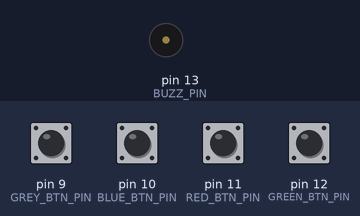
This sketch was run on a simulated Arduino Uno, built with avr-gcc and run on an emulated ATmega328P. Shown: buzzer (waves = sounding). The inputs (shaded band) are chosen by the test bench; at power-on: pin 9 (GREY_BTN_PIN), pin 10 (BLUE_BTN_PIN), pin 11 (RED_BTN_PIN), pin 12 (GREEN_BTN_PIN) HIGH.

Above: at 1.2 s.
1.3 s: pin 9 (GREY_BTN_PIN) pulled LOW for 1 s
At 1.8 s:
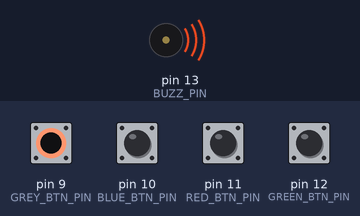
Timing chart, 0 to 4.3 s (numbered marks = the images above; inputs shaded):
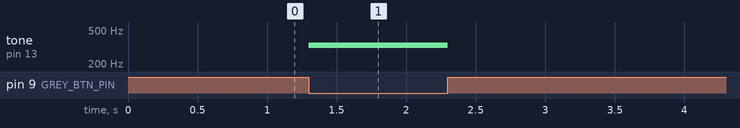

The sketch:

sketch.ino
```cpp
#define BUZZ_PIN      13
#define GREEN_BTN_PIN 12
#define RED_BTN_PIN   11
#define BLUE_BTN_PIN  10
#define GREY_BTN_PIN  9

template<typename K, typename V>
struct pair {
  private:
    K Key;
    V Value;

  public:
    pair(K key, V value) {
      this->Key = key;
      this->Value = value;
    }

    K getKey() {
      return this->Key;
    }

    V getValue() {
      return this->Value;
    }
};

pair<int, int> btnPairValues[4] {
  pair<int, int>(GREEN_BTN_PIN, 100),
  pair<int, int>(RED_BTN_PIN, 150),
  pair<int, int>(BLUE_BTN_PIN, 250),
  pair<int, int>(GREY_BTN_PIN, 333)
};

void setup() {
  // put your setup code here, to run once:
  for (int i = 9; i <= 12; i++) {
    pinMode(i, INPUT_PULLUP);
  }

  pinMode(BUZZ_PIN, OUTPUT);
}

void loop() {
  // put your main code here, to run repeatedly:
  for (auto currentPair : btnPairValues) {
    if (digitalRead(currentPair.getKey()) == LOW) {
      tone(BUZZ_PIN, currentPair.getValue());
      delay(100);
    }
  }

  noTone(BUZZ_PIN);
}
```

Measured:
- after the input at 1.3 s, tone on pin 13 (BUZZ_PIN): silent → 333 Hz at once, → silent 1.0 s later
